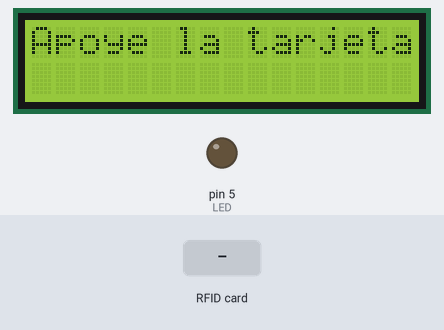
The sketch below on a simulated Arduino Uno, built with avr-gcc and run on an emulated ATmega328P. Parts: 16×2 character LCD, output pins drawn as LEDs (lit = HIGH). Inputs (shaded band) come from the test bench. Pins used as bus, display or sensor lines are not drawn; what the sketch prints to the serial monitor is not drawn.

Above: at 14.4 s.
14.5 s: RFID card 5E 7A 19 C4 held to the reader
At 16.0 s:
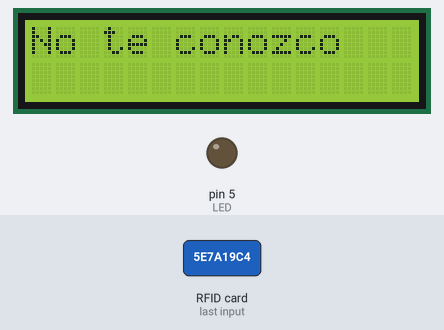
16.7 s: RFID card E4 D6 45 28 held to the reader
At 18.4 s:
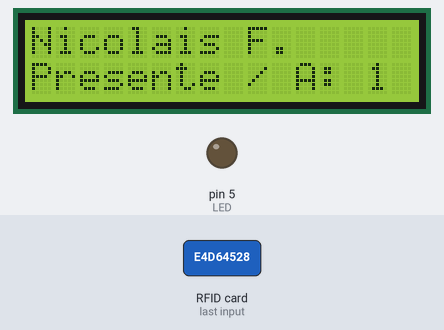
18.7 s: RFID card 63 57 78 3E held to the reader
At 20.3 s:
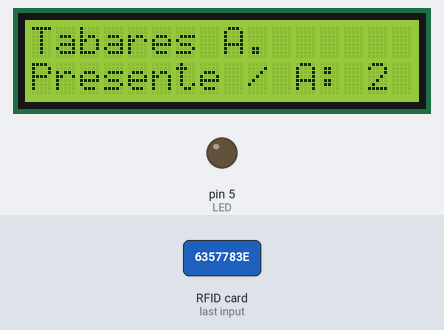
20.7 s: RFID card D9 64 06 B4 held to the reader
At 22.4 s:
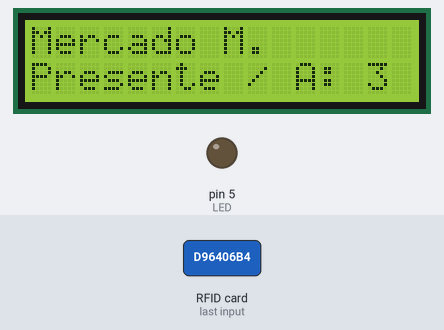
Timing chart, 0 to 23.7 s (numbered marks = the images above; inputs shaded):
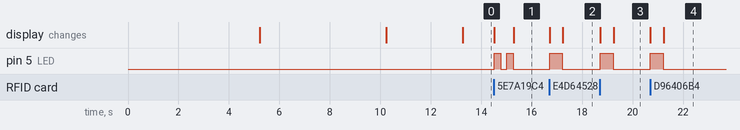

Measured:
- after the input at 14.5 s, pin 5 (LED): alternates HIGH for 0.25 s and LOW for 0.25 s, 4 changes in all, then stays LOW, starting at once; the display: first changes at once (image 1 shows a later state)
- after the input at 16.7 s, pin 5 (LED): LOW → HIGH at once, → LOW 0.50 s later; the display: first changes at once (image 2 shows a later state)
- after the input at 18.7 s, pin 5 (LED): LOW → HIGH at once, → LOW 0.50 s later; the display: first changes at once (image 3 shows a later state)
- after the input at 20.7 s, pin 5 (LED): LOW → HIGH at once, → LOW 0.50 s later; the display: first changes at once (image 4 shows a later state)

The sketch:

Trabajo_final.ino
```cpp
/*********************************************************
30/11/2022
Trabajo final de Laboratorio - I
Alumnos de primer año de ingenieria en informatica, UBP
Franco Manuel Nicolais
Edgar Karpowicz
Angie Tabares Mendez
Morena Mercado

Contador de alumnos mediante una tarjeta de identificacion.
Al apoyar la tarjeta en el lector RFDI, muestra en un display LCD el nombre del alumno
y la cantidad de alumnos que apoyaron la tarjeta en el lector.

Uso de librerias:
  - LiquidCrystal I2C por Frank de Brabander, V 1.1.2
  - MFRC552 por GithubCommunity, V 1.4.10
*********************************************************/

//RFDI
#include <SPI.h>
#include <MFRC522.h>

#define RST_PIN	9    //Pin 9 para el reset del RC522
#define SS_PIN	10   //Pin 10 para el SS (SDA) del RC522
MFRC522 mfrc522(SS_PIN, RST_PIN); //Creamos el objeto para el RC522

byte LecturaUID[4]; 				// crea array para almacenar el UID leido
byte Alumno1[4]= {0xE4, 0xD6, 0x45, 0x28} ;    // Manu Nicolais          UID de tarjeta leido en programa 1
byte Alumno2[4]= {0x63, 0x57, 0x78, 0x3E} ;    // Angie Tabares
byte Alumno3[4]= {0xD9, 0x64, 0x06, 0xB4} ;    // Morena Mercado
byte Alumno4[4]= {0x14, 0x8A, 0x32, 0x2B} ;    // Edgar Karpowicz
byte Alumno5[4]= {0xC3, 0x82, 0x9E, 0x40} ;    // Tomas Molina

//LCD IIC
#include <Wire.h>

#include <LiquidCrystal.h>
#include<LiquidCrystal_I2C.h>

LiquidCrystal_I2C lcd (0x27, 16, 2);//creamos un objeto
int cont = 0;
//RGB
int LED = 5;

void setup()
{
//RFDI
  Serial.begin(9600); //Iniciamos la comunicación  serial
	SPI.begin();        //Iniciamos el Bus SPI
	mfrc522.PCD_Init(); // Iniciamos  el MFRC522
	Serial.println("Lectura del UID");

//LCD IIC
  lcd.init(); //inicializamos el lcd
  lcd.backlight(); //luz de fondo = on
  lcd.begin(16, 2);

  lcd.print("    Hola UBP");//mensaje 1
  lcd.setCursor(0,1);
  lcd.print("   Soy el Pro");
  delay(5000);
  lcd.clear();  //limpia la panralla del lcd
  lcd.print("  Assistance");
  lcd.setCursor(0,1);
  lcd.print("    Keycard");
  delay(5000);
  lcd.clear();
  lcd.print("  Estoy listo");
  delay(3000);
  lcd.clear();
  lcd.print("Apoye la tarjeta");

//-----RGB-------------

  pinMode (LED, OUTPUT);

}
//-------------------------------------------------------------------/
void loop()
{
 //--------RFID---------------
// Revisamos si hay nuevas tarjetas  presentes
if ( ! mfrc522.PICC_IsNewCardPresent())		// si no hay una tarjeta presente
    return;						// retorna al loop esperando por una tarjeta

  if ( ! mfrc522.PICC_ReadCardSerial()) 		// si no puede obtener datos de la tarjeta
    return;						// retorna al loop esperando por otra tarjeta

    Serial.print("UID:");				// muestra texto UID:
    for (byte i = 0; i < mfrc522.uid.size; i++) {	// bucle recorre de a un byte por vez el UID
      if (mfrc522.uid.uidByte[i] < 0x10){		// si el byte leido es menor a 0x10
        Serial.print(" 0");				// imprime espacio en blanco y numero cero
        }
        else{						// sino
          Serial.print(" ");				// imprime un espacio en blanco
          }
          Serial.print(mfrc522.uid.uidByte[i], HEX);   	// imprime el byte del UID leido en hexadecimal
          LecturaUID[i]=mfrc522.uid.uidByte[i];   	// almacena en array el byte del UID leido
          }

          Serial.print("\t");   			// imprime un espacio de tabulacion

          if(comparaUID(LecturaUID, Alumno1)){		// llama a funcion comparaUID con Usuario1
          cont++;
            Serial.println("Manu Nicolais Presente");	// si retorna verdadero muestra texto bienvenida
            lcd.clear();
            digitalWrite(LED,HIGH);
            delay(500);
            digitalWrite(LED,LOW);
            lcd.print("Nicolais F.");
            lcd.setCursor(0,1);
            lcd.print("Presente / A: ");
            lcd.print(cont);}

          else if(comparaUID(LecturaUID, Alumno2)){	// llama a funcion comparaUID con Usuario2
          cont++;
            Serial.println("Angie Tabares Presente");	// si retorna verdadero muestra texto bienvenida
            lcd.clear();
            digitalWrite(LED,HIGH);
            delay(500);
            digitalWrite(LED,LOW);
            lcd.print("Tabares A.");
            lcd.setCursor(0,1);
            lcd.print("Presente / A: ");
            lcd.print(cont);}

          else if(comparaUID(LecturaUID, Alumno3)){	// llama a funcion comparaUID con Usuario3
          cont++;
            Serial.println("Morena Mercado Presente");	// si retorna verdadero muestra texto bienvenida
            lcd.clear();
            digitalWrite(LED,HIGH);
            delay(500);
            digitalWrite(LED,LOW);
            lcd.print("Mercado M.");
            lcd.setCursor(0,1);
            lcd.print("Presente / A: ");
            lcd.print(cont);}

          else if(comparaUID(LecturaUID, Alumno4)){	// llama a funcion comparaUID con Usuario4
          cont++;
            Serial.println("Edgar Karpowicz Presente");	// si retorna verdadero muestra texto bienvenida
            lcd.clear();
            digitalWrite(LED,HIGH);
            delay(500);
            digitalWrite(LED,LOW);
            lcd.print("Karpowicz E.");
            lcd.setCursor(0,1);
            lcd.print("Presente / A: ");
            lcd.print(cont);}

          else if(comparaUID(LecturaUID, Alumno5)){	// llama a funcion comparaUID con Usuario5
          cont++;
            Serial.println("Molina Tomas Presente");	// si retorna verdadero muestra texto bienvenida
            lcd.clear();
            digitalWrite(LED,HIGH);
            delay(500);
            digitalWrite(LED,LOW);
            lcd.print("Molina T.");
            lcd.setCursor(0,1);
            lcd.print("Presente / A: ");
            lcd.print(cont);}

           else	{					// si retorna falso
            Serial.println("No te conozco"); 		// muestra texto equivalente a acceso denegado
            lcd.clear();
            digitalWrite(LED,HIGH);
            delay(250);
            digitalWrite(LED,LOW);
            delay(250);
            digitalWrite(LED,HIGH);
            delay(250);
            digitalWrite(LED,LOW);
            lcd.print("No te conozco");}

                  mfrc522.PICC_HaltA();  		// detiene comunicacion con tarjeta
}

boolean comparaUID(byte lectura[],byte Alumno[])	// funcion comparaUID
{
  for (byte i=0; i < mfrc522.uid.size; i++){		// bucle recorre de a un byte por vez el UID
  if(lectura[i] != Alumno[i])				// si byte de UID leido es distinto a usuario
    return(false);					// retorna falso
  }
  return(true);						// si los 4 bytes coinciden retorna verdadero
}
```
